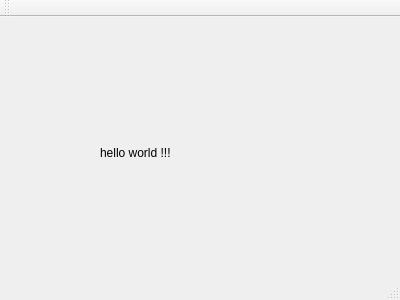
<?xml version="1.0" encoding="UTF-8"?>
<ui version="4.0">
 <class>MainWindow</class>
 <widget class="QMainWindow" name="MainWindow">
  <property name="geometry">
   <rect>
    <x>0</x>
    <y>0</y>
    <width>400</width>
    <height>300</height>
   </rect>
  </property>
  <property name="windowTitle">
   <string>MainWindow</string>
  </property>
  <widget class="QWidget" name="centralWidget">
   <widget class="QLabel" name="label">
    <property name="geometry">
     <rect>
      <x>100</x>
      <y>120</y>
      <width>151</width>
      <height>31</height>
     </rect>
    </property>
    <property name="text">
     <string>hello world !!!</string>
    </property>
   </widget>
  </widget>
  <widget class="QMenuBar" name="menuBar">
   <property name="geometry">
    <rect>
     <x>0</x>
     <y>0</y>
     <width>400</width>
     <height>23</height>
    </rect>
   </property>
  </widget>
  <widget class="QToolBar" name="mainToolBar">
   <attribute name="toolBarArea">
    <enum>TopToolBarArea</enum>
   </attribute>
   <attribute name="toolBarBreak">
    <bool>false</bool>
   </attribute>
  </widget>
  <widget class="QStatusBar" name="statusBar"/>
 </widget>
 <layoutdefault spacing="6" margin="11"/>
 <resources/>
 <connections/>
</ui>
